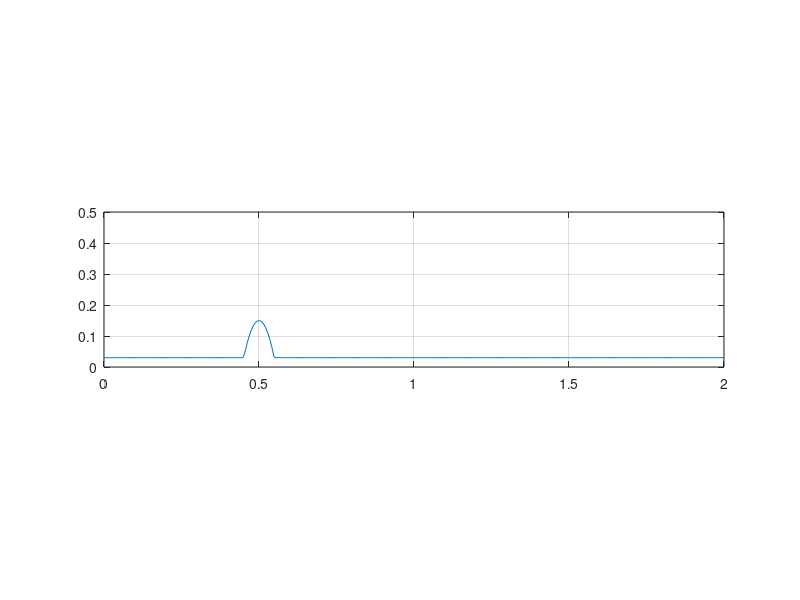

The MATLAB script that drew this image:
clc; clear; 

x_mesh = 300;
x_min = 0;
x_max = 2;

y_min = 0;
y_max = 0.5;

max_flux = 0.15;
min_flux = 0.03; 

spike_loc = (x_min + x_max)/4;
sharpness = 50;

%%
x = linspace(x_min,x_max,x_mesh);
y = - sharpness * ( x - spike_loc ).^2 + max_flux;
rang = sqrt((max_flux - min_flux) / sharpness);
y(x < (spike_loc - rang)) = min_flux;
y(x > (spike_loc + rang)) = min_flux;

figure(1); clf
plot(x,y,'-')
axis equal
axis([min(x),max(x),y_min,y_max])
grid on
